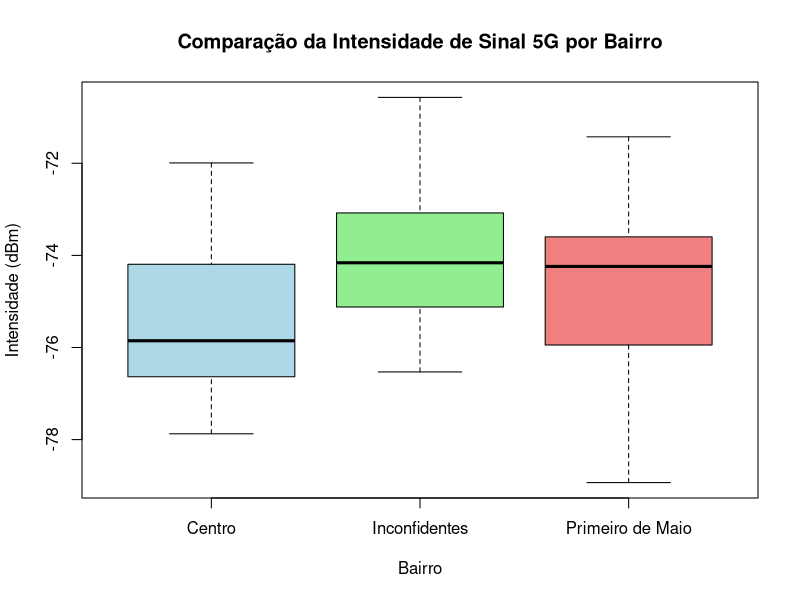

Here is the R script that generated this plot:
## ---- chunk 1
knitr::opts_chunk$set(echo = FALSE)
## ---- chunk 2
set.seed(123)

# Gerando dados simulados para os três bairros
inconfidentes <- rnorm(10, mean = -74, sd = 2)
primeiro_maio <- rnorm(10, mean = -75, sd = 2)
centro <- rnorm(10, mean = -74.5, sd = 2)

# Juntando tudo em um data frame
intensidade <- c(inconfidentes, primeiro_maio, centro)
bairro <- rep(c("Inconfidentes", "Primeiro de Maio", "Centro"), each = 10)
dados_bairros <- data.frame(Bairro = bairro, Intensidade = intensidade)

# Visualizando a tabela
knitr::kable(dados_bairros, caption = "Tabela: Intensidade de Sinal 5G por Bairro")

## ---- chunk 3
# ANOVA
modelo_bairros <- aov(Intensidade ~ Bairro, data = dados_bairros)
summary(modelo_bairros)

## ---- chunk 4
boxplot(Intensidade ~ Bairro, data = dados_bairros, col = c("lightblue", "lightgreen", "lightcoral"),
        main = "Comparação da Intensidade de Sinal 5G por Bairro",
        ylab = "Intensidade (dBm)", xlab = "Bairro")

